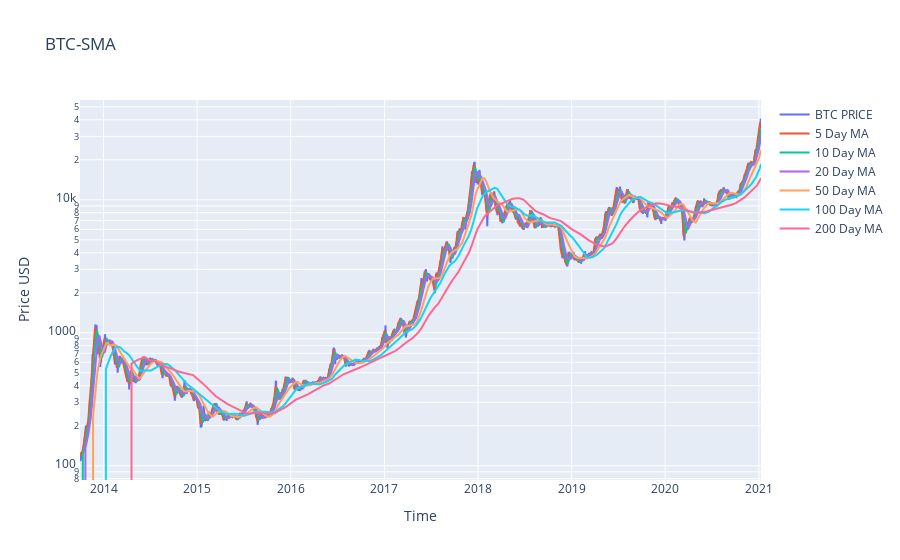

This figure's notebook cell:
### Code cell
fig = go.Figure(data=data, layout = layout)
fig.show()

### Figure 1 — Plotly figure (JSON) as saved in the notebook; plotly's stock layout.template omitted (floating-point values rounded to 4 significant figures; data arrays with more than 128 entries replaced by an {"elided": "..."} marker saying what was removed)
{"data": [{"name": "BTC PRICE", "type": "scatter", "x": {"elided": "2648 str values"}, "y": {"elided": "2648 float values"}}, {"name": "5 Day MA", "type": "scatter", "x": {"elided": "2648 str values"}, "y": {"elided": "2644 float values"}}, {"name": "10 Day MA", "type": "scatter", "x": {"elided": "2648 str values"}, "y": {"elided": "2648 float values"}}, {"name": "20 Day MA", "type": "scatter", "x": {"elided": "2648 str values"}, "y": {"elided": "2648 float values"}}, {"name": "50 Day MA", "type": "scatter", "x": {"elided": "2648 str values"}, "y": {"elided": "2648 float values"}}, {"name": "100 Day MA", "type": "scatter", "x": {"elided": "2648 str values"}, "y": {"elided": "2648 float values"}}, {"name": "200 Day MA", "type": "scatter", "x": {"elided": "2648 str values"}, "y": {"elided": "2648 float values"}}], "layout": {"title": {"text": "BTC-SMA"}, "xaxis": {"title": {"text": "Time"}}, "yaxis": {"title": {"text": "Price USD"}, "type": "log"}}}
